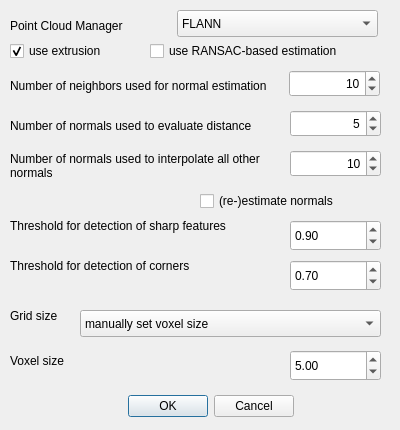
<?xml version="1.0" encoding="UTF-8"?>
<ui version="4.0">
 <class>ReconstructViaExtendedMarchingCubesDialog</class>
 <widget class="QDialog" name="ReconstructViaExtendedMarchingCubesDialog">
  <property name="geometry">
   <rect>
    <x>0</x>
    <y>0</y>
    <width>400</width>
    <height>430</height>
   </rect>
  </property>
  <property name="windowTitle">
   <string>Marching Cubes</string>
  </property>
  <widget class="QDialogButtonBox" name="buttonBox">
   <property name="geometry">
    <rect>
     <x>20</x>
     <y>390</y>
     <width>381</width>
     <height>32</height>
    </rect>
   </property>
   <property name="orientation">
    <enum>Qt::Horizontal</enum>
   </property>
   <property name="standardButtons">
    <set>QDialogButtonBox::Cancel|QDialogButtonBox::Ok</set>
   </property>
   <property name="centerButtons">
    <bool>true</bool>
   </property>
  </widget>
  <widget class="QLabel" name="label_pcm">
   <property name="geometry">
    <rect>
     <x>10</x>
     <y>10</y>
     <width>151</width>
     <height>31</height>
    </rect>
   </property>
   <property name="text">
    <string>Point Cloud Manager</string>
   </property>
  </widget>
  <widget class="QComboBox" name="comboBox_pcm">
   <property name="geometry">
    <rect>
     <x>177</x>
     <y>10</y>
     <width>201</width>
     <height>27</height>
    </rect>
   </property>
   <item>
    <property name="text">
     <string>FLANN</string>
    </property>
   </item>
   <item>
    <property name="text">
     <string>PCL</string>
    </property>
   </item>
   <item>
    <property name="text">
     <string>STANN</string>
    </property>
   </item>
   <item>
    <property name="text">
     <string>NABO</string>
    </property>
   </item>
  </widget>
  <widget class="QLabel" name="label_kn">
   <property name="geometry">
    <rect>
     <x>10</x>
     <y>70</y>
     <width>271</width>
     <height>31</height>
    </rect>
   </property>
   <property name="text">
    <string>Number of neighbors used for normal estimation</string>
   </property>
   <property name="wordWrap">
    <bool>true</bool>
   </property>
  </widget>
  <widget class="QLabel" name="label_kd">
   <property name="geometry">
    <rect>
     <x>10</x>
     <y>110</y>
     <width>271</width>
     <height>31</height>
    </rect>
   </property>
   <property name="text">
    <string>Number of normals used to evaluate distance</string>
   </property>
   <property name="wordWrap">
    <bool>true</bool>
   </property>
  </widget>
  <widget class="QLabel" name="label_ki">
   <property name="geometry">
    <rect>
     <x>10</x>
     <y>150</y>
     <width>271</width>
     <height>31</height>
    </rect>
   </property>
   <property name="text">
    <string>Number of normals used to interpolate all other normals</string>
   </property>
   <property name="wordWrap">
    <bool>true</bool>
   </property>
  </widget>
  <widget class="QCheckBox" name="checkBox_renormals">
   <property name="geometry">
    <rect>
     <x>200</x>
     <y>190</y>
     <width>171</width>
     <height>22</height>
    </rect>
   </property>
   <property name="text">
    <string>(re-)estimate normals</string>
   </property>
   <property name="checked">
    <bool>false</bool>
   </property>
  </widget>
  <widget class="QCheckBox" name="checkBox_RANSAC">
   <property name="geometry">
    <rect>
     <x>150</x>
     <y>40</y>
     <width>231</width>
     <height>22</height>
    </rect>
   </property>
   <property name="text">
    <string>use RANSAC-based estimation</string>
   </property>
   <property name="checked">
    <bool>false</bool>
   </property>
  </widget>
  <widget class="QCheckBox" name="checkBox_Extrusion">
   <property name="geometry">
    <rect>
     <x>10</x>
     <y>40</y>
     <width>121</width>
     <height>22</height>
    </rect>
   </property>
   <property name="text">
    <string>use extrusion</string>
   </property>
   <property name="checked">
    <bool>true</bool>
   </property>
  </widget>
  <widget class="QLabel" name="label_gs">
   <property name="geometry">
    <rect>
     <x>10</x>
     <y>300</y>
     <width>66</width>
     <height>31</height>
    </rect>
   </property>
   <property name="text">
    <string>Grid size</string>
   </property>
  </widget>
  <widget class="QComboBox" name="comboBox_gs">
   <property name="geometry">
    <rect>
     <x>80</x>
     <y>310</y>
     <width>301</width>
     <height>27</height>
    </rect>
   </property>
   <item>
    <property name="text">
     <string>manually set voxel size</string>
    </property>
   </item>
   <item>
    <property name="text">
     <string>use intersection count to determine size</string>
    </property>
   </item>
  </widget>
  <widget class="QLabel" name="label_below_gs">
   <property name="geometry">
    <rect>
     <x>10</x>
     <y>350</y>
     <width>271</width>
     <height>21</height>
    </rect>
   </property>
   <property name="text">
    <string>Voxel size</string>
   </property>
  </widget>
  <widget class="QSpinBox" name="spinBox_kn">
   <property name="geometry">
    <rect>
     <x>289</x>
     <y>70</y>
     <width>91</width>
     <height>27</height>
    </rect>
   </property>
   <property name="alignment">
    <set>Qt::AlignRight|Qt::AlignTrailing|Qt::AlignVCenter</set>
   </property>
   <property name="minimum">
    <number>1</number>
   </property>
   <property name="maximum">
    <number>1000</number>
   </property>
   <property name="value">
    <number>10</number>
   </property>
  </widget>
  <widget class="QSpinBox" name="spinBox_kd">
   <property name="geometry">
    <rect>
     <x>290</x>
     <y>110</y>
     <width>91</width>
     <height>27</height>
    </rect>
   </property>
   <property name="alignment">
    <set>Qt::AlignRight|Qt::AlignTrailing|Qt::AlignVCenter</set>
   </property>
   <property name="minimum">
    <number>1</number>
   </property>
   <property name="maximum">
    <number>1000</number>
   </property>
   <property name="value">
    <number>5</number>
   </property>
  </widget>
  <widget class="QSpinBox" name="spinBox_ki">
   <property name="geometry">
    <rect>
     <x>290</x>
     <y>150</y>
     <width>91</width>
     <height>27</height>
    </rect>
   </property>
   <property name="alignment">
    <set>Qt::AlignRight|Qt::AlignTrailing|Qt::AlignVCenter</set>
   </property>
   <property name="minimum">
    <number>1</number>
   </property>
   <property name="maximum">
    <number>1000</number>
   </property>
   <property name="value">
    <number>10</number>
   </property>
  </widget>
  <widget class="QDoubleSpinBox" name="spinBox_below_gs">
   <property name="geometry">
    <rect>
     <x>290</x>
     <y>350</y>
     <width>91</width>
     <height>31</height>
    </rect>
   </property>
   <property name="maximum">
    <double>99999.990000000005239</double>
   </property>
   <property name="singleStep">
    <double>0.100000000000000</double>
   </property>
   <property name="value">
    <double>5.000000000000000</double>
   </property>
  </widget>
  <widget class="QLabel" name="label_sf">
   <property name="geometry">
    <rect>
     <x>10</x>
     <y>210</y>
     <width>271</width>
     <height>31</height>
    </rect>
   </property>
   <property name="text">
    <string>Threshold for detection of sharp features</string>
   </property>
   <property name="wordWrap">
    <bool>true</bool>
   </property>
  </widget>
  <widget class="QLabel" name="label_sf_2">
   <property name="geometry">
    <rect>
     <x>10</x>
     <y>250</y>
     <width>271</width>
     <height>31</height>
    </rect>
   </property>
   <property name="text">
    <string>Threshold for detection of corners</string>
   </property>
   <property name="wordWrap">
    <bool>true</bool>
   </property>
  </widget>
  <widget class="QDoubleSpinBox" name="doubleSpinBox_sf">
   <property name="geometry">
    <rect>
     <x>290</x>
     <y>220</y>
     <width>91</width>
     <height>31</height>
    </rect>
   </property>
   <property name="singleStep">
    <double>0.100000000000000</double>
   </property>
   <property name="value">
    <double>0.900000000000000</double>
   </property>
  </widget>
  <widget class="QDoubleSpinBox" name="doubleSpinBox_sc">
   <property name="geometry">
    <rect>
     <x>290</x>
     <y>260</y>
     <width>91</width>
     <height>31</height>
    </rect>
   </property>
   <property name="singleStep">
    <double>0.100000000000000</double>
   </property>
   <property name="value">
    <double>0.700000000000000</double>
   </property>
  </widget>
 </widget>
 <resources/>
 <connections>
  <connection>
   <sender>buttonBox</sender>
   <signal>accepted()</signal>
   <receiver>ReconstructViaExtendedMarchingCubesDialog</receiver>
   <slot>accept()</slot>
   <hints>
    <hint type="sourcelabel">
     <x>248</x>
     <y>254</y>
    </hint>
    <hint type="destinationlabel">
     <x>157</x>
     <y>274</y>
    </hint>
   </hints>
  </connection>
  <connection>
   <sender>buttonBox</sender>
   <signal>rejected()</signal>
   <receiver>ReconstructViaExtendedMarchingCubesDialog</receiver>
   <slot>reject()</slot>
   <hints>
    <hint type="sourcelabel">
     <x>316</x>
     <y>260</y>
    </hint>
    <hint type="destinationlabel">
     <x>286</x>
     <y>274</y>
    </hint>
   </hints>
  </connection>
 </connections>
</ui>
